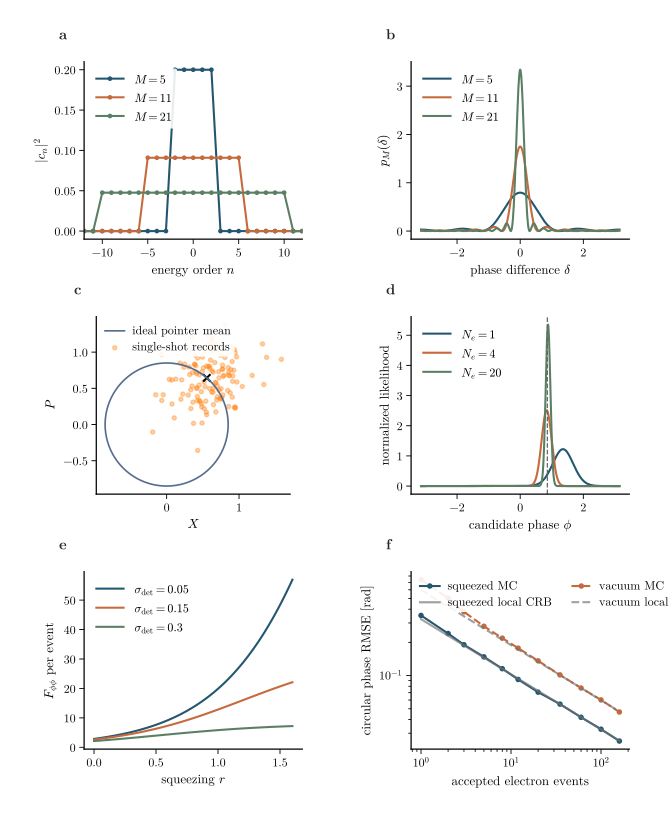

Write the Python code that produced this figure.
import sys
from pathlib import Path
sys.path.insert(0,str(Path(__file__).resolve().parents[1]))
from preamble import save as book_save
"""Finite-energy comb, optical-pointer readout and information-budget benchmark.
Gaussian optical readout is a declared effective homodyne pointer model, not a device calibration.
"""
from pathlib import Path
import numpy as np
import matplotlib.pyplot as plt
import common  # shared publication typography and figure style

rng=np.random.default_rng(1609)
phi0=.86; g=.85; r=.65; sigma_det=.09
var=.25*np.exp(-2*r)+sigma_det**2
sig=np.sqrt(var)
ph=np.linspace(-np.pi,np.pi,700)
fig,axs=plt.subplots(2,3,figsize=(11.3,7.5),layout='constrained'); axs=axs.ravel()
# a finite comb energy populations
a=axs[0]
for M in [5,11,21]:
    n=np.arange(-12,13);p=(np.abs(n)<=(M-1)//2)/M
    a.plot(n,p,'o-',ms=2.4,label=fr'$M={M}$')
a.set(xlabel=r'energy order $n$',ylabel=r'$|c_n|^2$',xlim=(-12,12));a.legend(frameon=False)
# b canonical phase-POVM response of finite comb
ax=axs[1]
for M in [5,11,21]:
    p=np.abs(np.sum(np.exp(1j*np.arange(M)[:,None]*ph[None,:]),axis=0))**2/(2*np.pi*M)
    ax.plot(ph,p,label=fr'$M={M}$')
ax.set(xlabel=r'phase difference $\delta$',ylabel=r'$p_M(\delta)$');ax.legend(frameon=False)
# c homodyne pointer as phase-encoded circle
ax=axs[2]; xx=g*np.cos(ph);yy=g*np.sin(ph)
ax.plot(xx,yy,color='#576c8e',lw=1.2,label='ideal pointer mean')
shots=g*np.array([np.cos(phi0),np.sin(phi0)])[None,:] + rng.normal(0,sig,size=(130,2))
ax.scatter(shots[:,0],shots[:,1],c='tab:orange',s=9,alpha=.35,label='single-shot records')
ax.scatter([g*np.cos(phi0)],[g*np.sin(phi0)],color='k',s=28,marker='x')
ax.set(xlabel=r'$X$',ylabel=r'$P$',aspect='equal');ax.legend(frameon=False,fontsize=7.0)
# d posteriors for accumulating records from one sample
a=axs[3]
for N in [1,4,20]:
    Y=shots[:N]
    dist2=np.sum((Y[:,None,:]-g*np.stack([np.cos(ph),np.sin(ph)],axis=1)[None,:,:])**2,axis=(0,2))
    lp=-dist2/(2*var);p=np.exp(lp-np.max(lp));p/=np.trapezoid(p,ph)
    a.plot(ph,p,label=fr'$N_e={N}$')
a.axvline(phi0,color='0.4',ls='--',lw=.9);a.set(xlabel=r'candidate phase $\phi$',ylabel='normalized likelihood');a.legend(frameon=False)
# e Fisher vs squeez parameter and noise floor
a=axs[4]; rs=np.linspace(0,1.6,120)
for noise in [.05,.15,.30]:
    FF=g*g/(.25*np.exp(-2*rs)+noise**2)
    a.plot(rs,FF,label=fr'$\sigma_{{\mathrm{{det}}}}={noise}$')
a.set(xlabel=r'squeezing $r$',ylabel=r'$F_{\phi\phi}$ per event');a.legend(frameon=False)
# f empirical circular phase RMSE vs shot count vs CRB
a=axs[5]; Ns=np.array([1,2,3,5,8,12,20,35,60,100,160])
MC=2300
for label,ss,linestyle in [('squeezed',sig,'-'),('vacuum',np.sqrt(.25+sigma_det**2),'--')]:
    mmax=int(Ns[-1]); eps=rng.normal(0,ss,size=(MC,mmax,2))
    Ys=np.cumsum(g*np.array([np.cos(phi0),np.sin(phi0)])[None,None,:]+eps,axis=1)
    RM=[]
    for N in Ns:
        est=np.arctan2(Ys[:,N-1,1],Ys[:,N-1,0]); err=np.angle(np.exp(1j*(est-phi0)))
        RM.append(np.sqrt(np.mean(err**2)))
    a.loglog(Ns,RM,'o'+linestyle,ms=3,label=label+' MC')
    a.loglog(Ns,ss/(g*np.sqrt(Ns)),linestyle,color='0.45',alpha=.68,label=label+' local CRB')
a.set(xlabel='accepted electron events',ylabel='circular phase RMSE [rad]');a.legend(frameon=False,fontsize=7.1,ncol=2)

titles=['(a) Finite energy comb','(b) Canonical phase kernel',
'(c) Noisy optical pointer','(d) Conditional phase likelihood',
'(e) Fisher information vs squeezing','(f) Estimation RMSE vs dose']
for ax,title in zip(axs,titles):ax.set_title(title,loc='left',fontweight='bold',pad=8)
book_save(fig,Path(__file__).with_suffix('.pdf'))
print('comb: POVM area M=11', np.trapezoid(np.abs(np.sum(np.exp(1j*np.arange(11)[:,None]*ph[None,:]),axis=0))**2/(2*np.pi*11),ph), 'pointervar',var)
